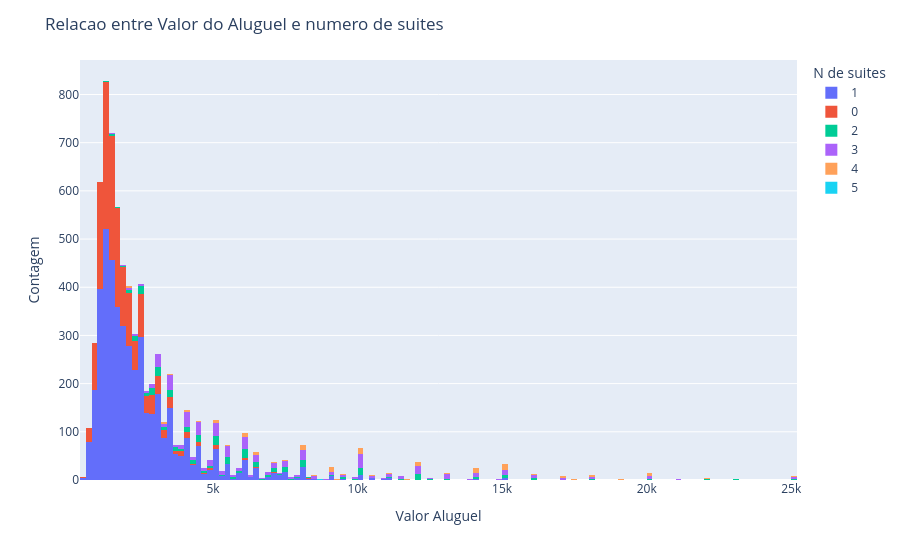

Notebook code for this chart:
### Code cell
# Valor_Aluguel x N_Suites

fig = px.histogram(df, x='Valor_Aluguel', color='N_Suites', barmode='stack')

# Layout
fig.update_layout(title='Relacao entre Valor do Aluguel e numero de suites',
		  xaxis_title='Valor Aluguel',
		  yaxis_title='Contagem',
		  legend_title='N de suites')
fig.show()

### Figure 1 — Plotly figure (JSON) as saved in the notebook; plotly's stock layout.template omitted (floating-point values rounded to 4 significant figures; data arrays with more than 128 entries replaced by an {"elided": "..."} marker saying what was removed)
{"data": [{"alignmentgroup": "True", "bingroup": "x", "hovertemplate": "N_Suites=1<br>Valor_Aluguel=%{x}<br>count=%{y}<extra></extra>", "legendgroup": "1", "marker": {"color": "#636efa", "pattern": {"shape": ""}}, "name": "1", "offsetgroup": "1", "orientation": "v", "showlegend": true, "type": "histogram", "x": {"elided": "4473 int values"}, "xaxis": "x", "yaxis": "y"}, {"alignmentgroup": "True", "bingroup": "x", "hovertemplate": "N_Suites=0<br>Valor_Aluguel=%{x}<br>count=%{y}<extra></extra>", "legendgroup": "0", "marker": {"color": "#EF553B", "pattern": {"shape": ""}}, "name": "0", "offsetgroup": "0", "orientation": "v", "showlegend": true, "type": "histogram", "x": {"elided": "1715 int values"}, "xaxis": "x", "yaxis": "y"}, {"alignmentgroup": "True", "bingroup": "x", "hovertemplate": "N_Suites=2<br>Valor_Aluguel=%{x}<br>count=%{y}<extra></extra>", "legendgroup": "2", "marker": {"color": "#00cc96", "pattern": {"shape": ""}}, "name": "2", "offsetgroup": "2", "orientation": "v", "showlegend": true, "type": "histogram", "x": {"elided": "350 int values"}, "xaxis": "x", "yaxis": "y"}, {"alignmentgroup": "True", "bingroup": "x", "hovertemplate": "N_Suites=3<br>Valor_Aluguel=%{x}<br>count=%{y}<extra></extra>", "legendgroup": "3", "marker": {"color": "#ab63fa", "pattern": {"shape": ""}}, "name": "3", "offsetgroup": "3", "orientation": "v", "showlegend": true, "type": "histogram", "x": {"elided": "513 int values"}, "xaxis": "x", "yaxis": "y"}, {"alignmentgroup": "True", "bingroup": "x", "hovertemplate": "N_Suites=4<br>Valor_Aluguel=%{x}<br>count=%{y}<extra></extra>", "legendgroup": "4", "marker": {"color": "#FFA15A", "pattern": {"shape": ""}}, "name": "4", "offsetgroup": "4", "orientation": "v", "showlegend": true, "type": "histogram", "x": {"elided": "149 int values"}, "xaxis": "x", "yaxis": "y"}, {"alignmentgroup": "True", "bingroup": "x", "hovertemplate": "N_Suites=5<br>Valor_Aluguel=%{x}<br>count=%{y}<extra></extra>", "legendgroup": "5", "marker": {"color": "#19d3f3", "pattern": {"shape": ""}}, "name": "5", "offsetgroup": "5", "orientation": "v", "showlegend": true, "type": "histogram", "x": [8700, 16000, 19900], "xaxis": "x", "yaxis": "y"}], "layout": {"autosize": true, "barmode": "stack", "legend": {"title": {"text": "N de suites"}, "tracegroupgap": 0}, "margin": {"t": 60}, "title": {"text": "Relacao entre Valor do Aluguel e numero de suites"}, "xaxis": {"anchor": "y", "autorange": true, "domain": [0, 1], "range": [399.5, 25200.0], "title": {"text": "Valor Aluguel"}, "type": "linear"}, "yaxis": {"anchor": "x", "autorange": true, "domain": [0, 1], "range": [0, 871.6], "title": {"text": "Contagem"}}}}
